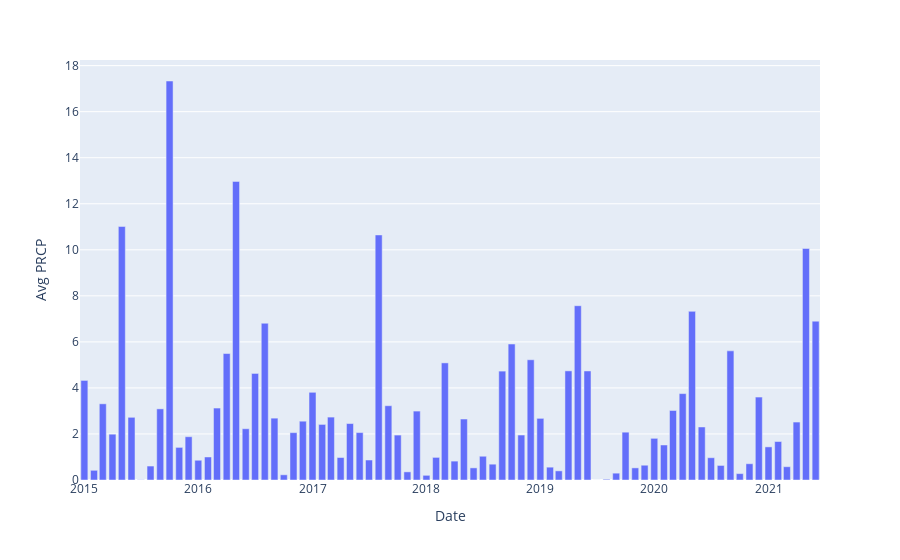

Notebook cell for this chart:
### Code cell
fig = px.bar(prcp_df, x="Date", y="Avg PRCP")
fig.show()
